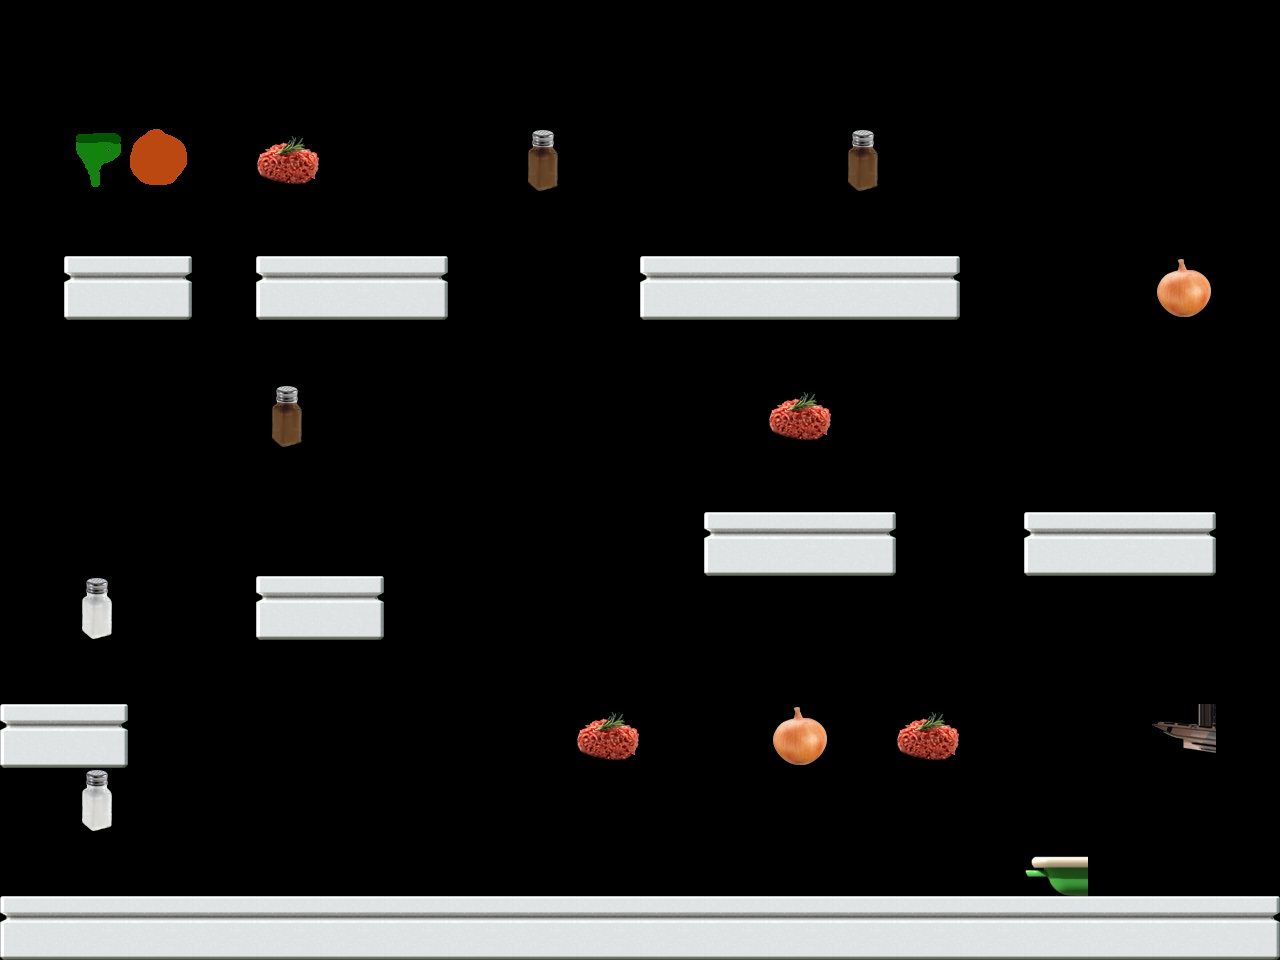

Below is a game level as drawn by its tile map, then a one-line description and the .tmx file that defines it, in full:
An orthogonal 20x15 tile map with 64x64 px tiles, 1 tile layer (Kachelebene 1).

<map version="1.0" tiledversion="1.0.3" orientation="orthogonal" renderorder="right-down" width="20" height="15" tilewidth="64" tileheight="64" nextobjectid="1">
 <tileset firstgid="1" source="Unbenannt.tsx" />
 <layer name="Kachelebene 1" width="20" height="15">
  <data encoding="csv">
0,0,0,0,0,0,0,0,0,0,0,0,0,0,0,0,0,0,0,0,
0,0,0,0,0,0,0,0,0,0,0,0,0,0,0,0,0,0,0,0,
0,2,1,0,11,0,0,0,10,0,0,0,0,10,0,0,0,0,0,0,
0,0,0,0,0,0,0,0,0,0,0,0,0,0,0,0,0,0,0,0,
0,5,7,0,5,6,7,0,0,0,5,6,6,6,7,0,0,0,12,0,
0,0,0,0,0,0,0,0,0,0,0,0,0,0,0,0,0,0,0,0,
0,0,0,0,10,0,0,0,0,0,0,0,11,0,0,0,0,0,0,0,
0,0,0,0,0,0,0,0,0,0,0,0,0,0,0,0,0,0,0,0,
0,0,0,0,0,0,0,0,0,0,0,5,6,7,0,0,5,6,7,0,
0,9,0,0,5,7,0,0,0,0,0,0,0,0,0,0,0,0,0,0,
0,0,0,0,0,0,0,0,0,0,0,0,0,0,0,0,0,0,0,0,
5,7,0,0,0,0,0,0,0,11,0,0,12,0,11,0,0,0,17,0,
0,9,0,0,0,0,0,0,0,0,0,0,0,0,0,0,0,0,0,0,
0,0,0,0,0,0,0,0,0,0,0,0,0,0,0,0,3,0,0,0,
5,6,6,6,6,6,6,6,6,6,6,6,6,6,6,6,6,6,6,7
</data>
 </layer>
</map>